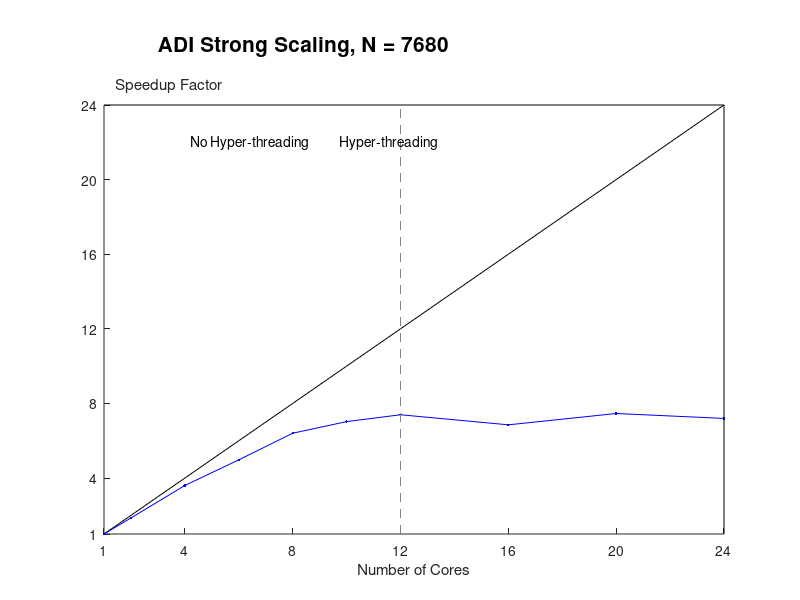

The MATLAB script that drew this image:
clear;
top = 24;
bottom = 1;
right = 24;
left = 1;

cores = [1 2 4 6 8 10 12 16 20 24];

speedup = [1.000 1.860 3.601 4.976 6.404 7.026 7.393 6.853 7.460 7.197];

hold on;

plot(cores,cores,'-k');
plot(cores,speedup,'-b.');

xlim([1 24]);
ylim([1 24]);
set(gca,'XTick',[1 4 8 12 16 20 24])
set(gca,'YTick',[1 4 8 12 16 20 24])

line([12 12],[1 24],'Color',[0.5 0.5 0.5],'LineStyle','--');
line([1 24],[24 24],'Color',[0.0 0.0 0.0]);
line([24 24],[24 1],'Color',[0.0 0.0 0.0]);

h = text(4.2,22,'No Hyper-threading          Hyper-threading');

hold off;

% legh = legend([h3 h2 h1],'AVX + ILP','AVX',...
%                   'Scalar','Location','SouthEast');
% vertOffset = (top - bottom)*0.02;
% set(legh,'Position',get(legh,'Position') + [0 vertOffset 0 0]);

xlabel('Number of Cores');
ylabel('Speedup Factor');
set(get(gca,'YLabel'),'Rotation',0);
ylabh = get(gca,'YLabel');
vertOffset = (top - bottom)*0.53;
horzOffset = (right - left)*0.155;
set(ylabh,'Position',get(ylabh,'Position') + [horzOffset vertOffset 0]);

set(gca,'Position',get(gca,'Position') - [0 0 0 0.1]);
h = title('ADI Strong Scaling, N = 7680','FontSize', 15);
vertOffset = (top - bottom)*0.08;
horzOffset = (right - left)*-0.177;
set(h,'Position',get(h,'Position') + [horzOffset vertOffset 0]);

set(gcf,'color','w');